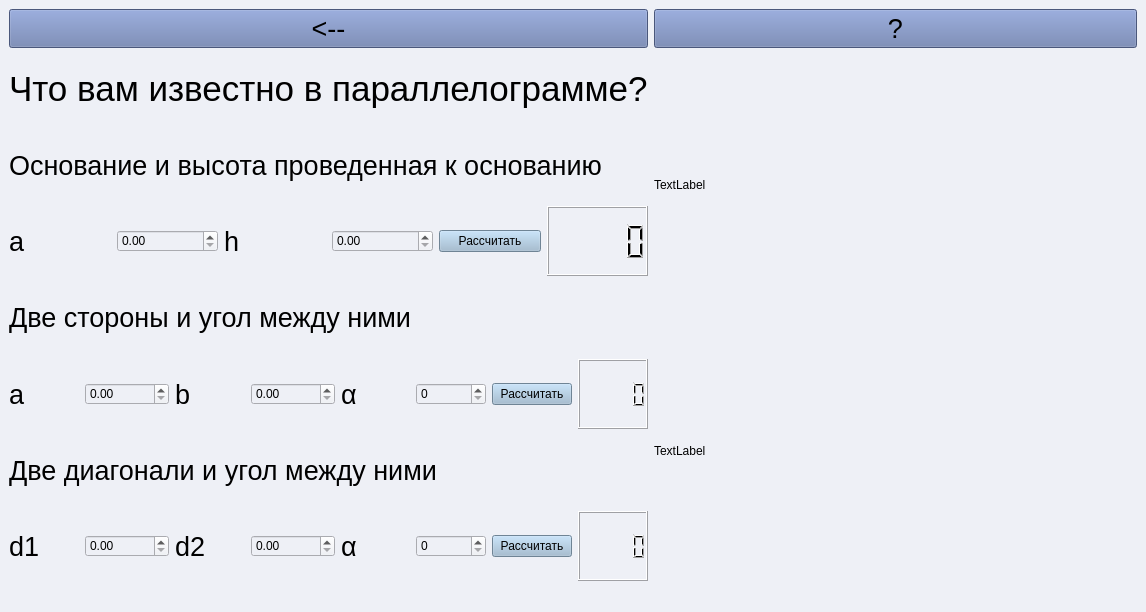
<?xml version="1.0" encoding="UTF-8"?>
<ui version="4.0">
 <class>MainWindow</class>
 <widget class="QMainWindow" name="MainWindow">
  <property name="geometry">
   <rect>
    <x>0</x>
    <y>0</y>
    <width>1146</width>
    <height>612</height>
   </rect>
  </property>
  <property name="windowTitle">
   <string>MainWindow</string>
  </property>
  <property name="styleSheet">
   <string notr="true">background-color: rgb(238, 240, 246)</string>
  </property>
  <widget class="QWidget" name="centralwidget">
   <layout class="QGridLayout" name="gridLayout">
    <item row="1" column="0">
     <layout class="QVBoxLayout" name="verticalLayout">
      <item>
       <widget class="QLabel" name="label_2">
        <property name="font">
         <font>
          <pointsize>26</pointsize>
         </font>
        </property>
        <property name="styleSheet">
         <string notr="true"/>
        </property>
        <property name="text">
         <string>Что вам известно в параллелограмме?</string>
        </property>
       </widget>
      </item>
      <item>
       <widget class="QLabel" name="label_4">
        <property name="font">
         <font>
          <pointsize>20</pointsize>
         </font>
        </property>
        <property name="styleSheet">
         <string notr="true"/>
        </property>
        <property name="text">
         <string>Основание и высота проведенная к основанию</string>
        </property>
       </widget>
      </item>
      <item>
       <layout class="QHBoxLayout" name="horizontalLayout">
        <item>
         <widget class="QLabel" name="label_9">
          <property name="font">
           <font>
            <pointsize>20</pointsize>
           </font>
          </property>
          <property name="styleSheet">
           <string notr="true"/>
          </property>
          <property name="text">
           <string>a</string>
          </property>
         </widget>
        </item>
        <item>
         <widget class="QDoubleSpinBox" name="side_hide_a">
          <property name="styleSheet">
           <string notr="true"/>
          </property>
          <property name="maximum">
           <double>9999999999.989999771118164</double>
          </property>
         </widget>
        </item>
        <item>
         <widget class="QLabel" name="label_7">
          <property name="font">
           <font>
            <pointsize>20</pointsize>
           </font>
          </property>
          <property name="styleSheet">
           <string notr="true"/>
          </property>
          <property name="text">
           <string>h</string>
          </property>
         </widget>
        </item>
        <item>
         <widget class="QDoubleSpinBox" name="side_hide_h">
          <property name="styleSheet">
           <string notr="true"/>
          </property>
          <property name="maximum">
           <double>99999999999.990005493164063</double>
          </property>
         </widget>
        </item>
        <item>
         <widget class="QPushButton" name="side_hide_run">
          <property name="styleSheet">
           <string notr="true">background-color: rgb(156, 185, 209)</string>
          </property>
          <property name="text">
           <string>Рассчитать</string>
          </property>
         </widget>
        </item>
        <item>
         <widget class="QLCDNumber" name="side_hide_ans"/>
        </item>
       </layout>
      </item>
      <item>
       <widget class="QLabel" name="label_3">
        <property name="font">
         <font>
          <pointsize>20</pointsize>
         </font>
        </property>
        <property name="styleSheet">
         <string notr="true"/>
        </property>
        <property name="text">
         <string>Две стороны и угол между ними</string>
        </property>
       </widget>
      </item>
      <item>
       <layout class="QHBoxLayout" name="horizontalLayout_2">
        <item>
         <widget class="QLabel" name="label_8">
          <property name="font">
           <font>
            <pointsize>20</pointsize>
           </font>
          </property>
          <property name="styleSheet">
           <string notr="true"/>
          </property>
          <property name="text">
           <string>a</string>
          </property>
         </widget>
        </item>
        <item>
         <widget class="QDoubleSpinBox" name="side_injection_a">
          <property name="styleSheet">
           <string notr="true"/>
          </property>
          <property name="maximum">
           <double>99999999999.990005493164063</double>
          </property>
         </widget>
        </item>
        <item>
         <widget class="QLabel" name="label_12">
          <property name="font">
           <font>
            <pointsize>20</pointsize>
           </font>
          </property>
          <property name="styleSheet">
           <string notr="true"/>
          </property>
          <property name="text">
           <string>b</string>
          </property>
         </widget>
        </item>
        <item>
         <widget class="QDoubleSpinBox" name="side_injection_b">
          <property name="styleSheet">
           <string notr="true"/>
          </property>
          <property name="maximum">
           <double>999999999.990000009536743</double>
          </property>
         </widget>
        </item>
        <item>
         <widget class="QLabel" name="label_6">
          <property name="font">
           <font>
            <pointsize>20</pointsize>
           </font>
          </property>
          <property name="styleSheet">
           <string notr="true"/>
          </property>
          <property name="text">
           <string>α</string>
          </property>
         </widget>
        </item>
        <item>
         <widget class="QSpinBox" name="side_injection_aa">
          <property name="styleSheet">
           <string notr="true"/>
          </property>
          <property name="maximum">
           <number>180</number>
          </property>
         </widget>
        </item>
        <item>
         <widget class="QPushButton" name="side_injection_run">
          <property name="styleSheet">
           <string notr="true">background-color: rgb(156, 185, 209)</string>
          </property>
          <property name="text">
           <string>Рассчитать</string>
          </property>
         </widget>
        </item>
        <item>
         <widget class="QLCDNumber" name="side_injection_ans">
          <property name="font">
           <font>
            <pointsize>20</pointsize>
           </font>
          </property>
         </widget>
        </item>
       </layout>
      </item>
      <item>
       <widget class="QLabel" name="label_5">
        <property name="font">
         <font>
          <pointsize>20</pointsize>
         </font>
        </property>
        <property name="styleSheet">
         <string notr="true"/>
        </property>
        <property name="text">
         <string>Две диагонали и угол между ними</string>
        </property>
       </widget>
      </item>
      <item>
       <layout class="QHBoxLayout" name="horizontalLayout_3">
        <item>
         <widget class="QLabel" name="label_11">
          <property name="font">
           <font>
            <pointsize>20</pointsize>
           </font>
          </property>
          <property name="styleSheet">
           <string notr="true"/>
          </property>
          <property name="text">
           <string>d1</string>
          </property>
         </widget>
        </item>
        <item>
         <widget class="QDoubleSpinBox" name="diagonal_ugol_d1">
          <property name="styleSheet">
           <string notr="true"/>
          </property>
          <property name="maximum">
           <double>99999999999.990005493164063</double>
          </property>
         </widget>
        </item>
        <item>
         <widget class="QLabel" name="label_13">
          <property name="font">
           <font>
            <pointsize>20</pointsize>
           </font>
          </property>
          <property name="styleSheet">
           <string notr="true"/>
          </property>
          <property name="text">
           <string>d2</string>
          </property>
         </widget>
        </item>
        <item>
         <widget class="QDoubleSpinBox" name="diagonal_ugol_d2">
          <property name="styleSheet">
           <string notr="true"/>
          </property>
          <property name="maximum">
           <double>99999999999.990005493164063</double>
          </property>
         </widget>
        </item>
        <item>
         <widget class="QLabel" name="label_10">
          <property name="font">
           <font>
            <pointsize>20</pointsize>
           </font>
          </property>
          <property name="styleSheet">
           <string notr="true"/>
          </property>
          <property name="text">
           <string>α</string>
          </property>
         </widget>
        </item>
        <item>
         <widget class="QSpinBox" name="diagonal_ugol_aa">
          <property name="styleSheet">
           <string notr="true"/>
          </property>
          <property name="maximum">
           <number>180</number>
          </property>
         </widget>
        </item>
        <item>
         <widget class="QPushButton" name="diagonal_ugol_run">
          <property name="styleSheet">
           <string notr="true">background-color: rgb(156, 185, 209)</string>
          </property>
          <property name="text">
           <string>Рассчитать</string>
          </property>
         </widget>
        </item>
        <item>
         <widget class="QLCDNumber" name="diagonal_ugol_ans">
          <property name="font">
           <font>
            <pointsize>20</pointsize>
           </font>
          </property>
         </widget>
        </item>
       </layout>
      </item>
     </layout>
    </item>
    <item row="1" column="1">
     <layout class="QVBoxLayout" name="verticalLayout_2">
      <item>
       <widget class="QLabel" name="parallelogram_1">
        <property name="text">
         <string>TextLabel</string>
        </property>
       </widget>
      </item>
      <item>
       <widget class="QLabel" name="parallelogram_2">
        <property name="text">
         <string>TextLabel</string>
        </property>
       </widget>
      </item>
     </layout>
    </item>
    <item row="0" column="0">
     <widget class="QPushButton" name="back">
      <property name="font">
       <font>
        <pointsize>20</pointsize>
       </font>
      </property>
      <property name="styleSheet">
       <string notr="true">background-color: rgb(103, 122, 172);</string>
      </property>
      <property name="text">
       <string>&lt;--</string>
      </property>
     </widget>
    </item>
    <item row="0" column="1">
     <widget class="QPushButton" name="question">
      <property name="font">
       <font>
        <pointsize>20</pointsize>
       </font>
      </property>
      <property name="styleSheet">
       <string notr="true">background-color: rgb(103, 122, 172);
</string>
      </property>
      <property name="text">
       <string>?</string>
      </property>
     </widget>
    </item>
   </layout>
  </widget>
  <widget class="QMenuBar" name="menubar">
   <property name="geometry">
    <rect>
     <x>0</x>
     <y>0</y>
     <width>1146</width>
     <height>26</height>
    </rect>
   </property>
  </widget>
  <widget class="QStatusBar" name="statusbar"/>
 </widget>
 <resources/>
 <connections/>
</ui>
